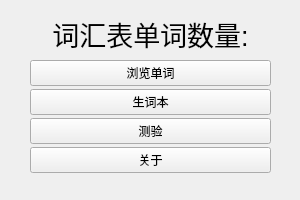
<?xml version="1.0" encoding="UTF-8"?>
<ui version="4.0">
 <class>Form</class>
 <widget class="QWidget" name="Form">
  <property name="geometry">
   <rect>
    <x>0</x>
    <y>0</y>
    <width>300</width>
    <height>200</height>
   </rect>
  </property>
  <property name="windowTitle">
   <string>记单词小程序</string>
  </property>
  <property name="windowIcon">
   <iconset resource="resource.qrc">
    <normaloff>:/images/images/logo.png</normaloff>:/images/images/logo.png</iconset>
  </property>
  <widget class="QWidget" name="verticalLayoutWidget">
   <property name="geometry">
    <rect>
     <x>0</x>
     <y>0</y>
     <width>301</width>
     <height>203</height>
    </rect>
   </property>
   <layout class="QVBoxLayout" name="verticalLayout" stretch="3,3,3,3,3">
    <property name="spacing">
     <number>3</number>
    </property>
    <property name="leftMargin">
     <number>30</number>
    </property>
    <property name="topMargin">
     <number>10</number>
    </property>
    <property name="rightMargin">
     <number>30</number>
    </property>
    <property name="bottomMargin">
     <number>30</number>
    </property>
    <item>
     <widget class="QLabel" name="label">
      <property name="font">
       <font>
        <pointsize>20</pointsize>
       </font>
      </property>
      <property name="text">
       <string>词汇表单词数量:</string>
      </property>
      <property name="alignment">
       <set>Qt::AlignCenter</set>
      </property>
     </widget>
    </item>
    <item>
     <widget class="QPushButton" name="pushButton_4">
      <property name="text">
       <string>浏览单词</string>
      </property>
      <property name="icon">
       <iconset resource="resource.qrc">
        <normaloff>:/images/images/browse.png</normaloff>:/images/images/browse.png</iconset>
      </property>
     </widget>
    </item>
    <item>
     <widget class="QPushButton" name="pushButton_3">
      <property name="text">
       <string> 生词本 </string>
      </property>
      <property name="icon">
       <iconset resource="resource.qrc">
        <normaloff>:/images/images/dict.png</normaloff>:/images/images/dict.png</iconset>
      </property>
     </widget>
    </item>
    <item>
     <widget class="QPushButton" name="pushButton_2">
      <property name="text">
       <string>  测验  </string>
      </property>
      <property name="icon">
       <iconset resource="resource.qrc">
        <normaloff>:/images/images/test.png</normaloff>:/images/images/test.png</iconset>
      </property>
     </widget>
    </item>
    <item>
     <widget class="QPushButton" name="pushButton_1">
      <property name="text">
       <string>  关于  </string>
      </property>
      <property name="icon">
       <iconset resource="resource.qrc">
        <normaloff>:/images/images/about.png</normaloff>:/images/images/about.png</iconset>
      </property>
     </widget>
    </item>
   </layout>
  </widget>
 </widget>
 <resources>
  <include location="resource.qrc"/>
 </resources>
 <connections/>
</ui>
